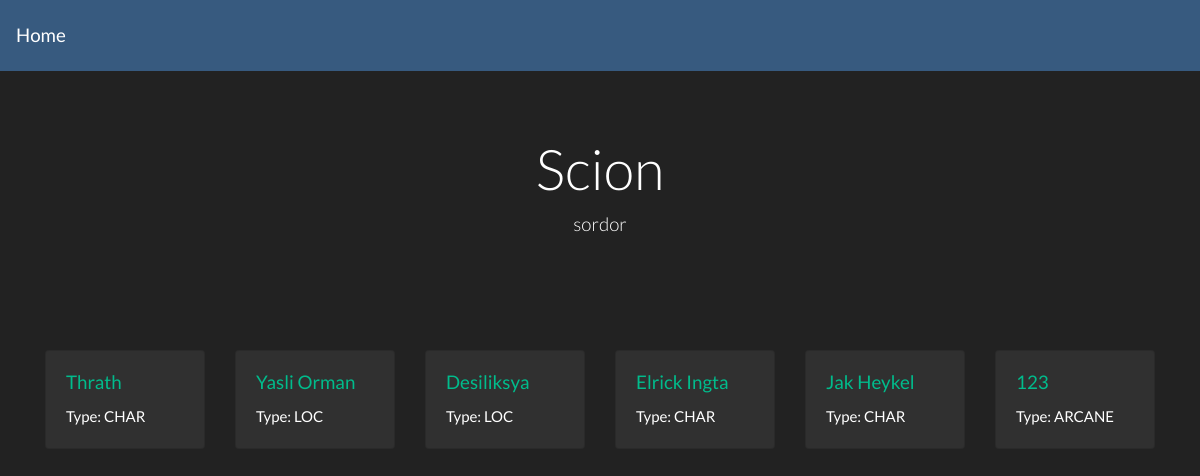
The app's page /campaigns/5/5/known-lores/ (signed in) with its own data.
### mainapp/models.py (models this page shows, shortened)
class Campaign(models.Model):
    name = models.CharField(max_length=100, null=False, unique=True)
    description = models.CharField(max_length=10000, null=False)
    players = models.ManyToManyField(User, related_name="players", blank=True)
    game_master = models.ForeignKey(User, on_delete=models.SET_NULL, null=True, related_name="game_master")
    setting = models.ForeignKey(Setting, on_delete=models.SET_NULL, related_name="setting", null=True, blank=True)

class Lore(models.Model):
    campaign = models.ManyToManyField(Campaign)
    type = models.CharField(max_length=100, null=False, choices=LORE_TYPES)
    title = models.CharField(max_length=100, null=False, unique=True)
    text_level1 = models.TextField(blank=True, null=True)
    text_level2 = models.TextField(blank=True, null=True)
    text_level3 = models.TextField(blank=True, null=True)
    text_level4 = models.TextField(blank=True, null=True)

### mainapp/views.py (the view)
# urls.py: path('campaigns/<int:pk>/<int:charid>/known-lores/', KnownLoresView.as_view(), name='known-lores'),
class KnownLoresView(ListView):
    model = Lore
    template_name = 'lores.html'
    context_object_name = 'lores'
    def get_context_data(self, **kwargs):
        campaign_id = self.kwargs['pk']
        campaign = Campaign.objects.get(id=campaign_id)
        context = super(KnownLoresView, self).get_context_data(**kwargs)
        context['campaign'] = campaign
        return context
    def get_queryset(self):
        char_id = self.kwargs['charid']
        char = Character.objects.get(id=char_id)
        return char.known_lores.all
    @method_decorator(user_passes_test(lambda u: u.is_authenticated))
    def dispatch(self, *args, **kwargs):
        return super(KnownLoresView, self).dispatch(*args, **kwargs)

### mainapp/templates/lores.html (shortened to what this page needs)
{% extends 'campaign-layout.html' %}
{% block campaign_name %} {{ campaign.name }}{% endblock %}
{% block gm_name %} {{ campaign.game_master.username }}{% endblock %}
{% block content %}
    <div class="card-deck" style="margin-top: 15px">
        {% if lores %}
            {% for lore in lores %}
                <div class="card">
                    <div class="card-body">
                        <a href="{% url 'lore-profile' pk=request.resolver_match.kwargs.pk charid=request.resolver_match.kwargs.charid loreid=lore.id %}">
                            <h5 class="
                           card-title">{{ lore.title }}</h5>
                        </a>
                        <p class="card-text">Type: {{ lore.type }}</p>
                    </div>
                </div>
            {% endfor %}
        {% else %}
            <div class="card">
                <div class="card-body">
                    <h5 class="card-title">No lores found :(</h5>
                </div>
            </div>
        {% endif %}
    </div>
{% endblock %}

### records on screen
Campaign: name "Scion", game_master.username "sordor"
Lore: title "Thrath", type "CHAR"
Lore: title "Yasli Orman", type "LOC"
Lore: title "Desiliksya", type "LOC"
Lore: title "Elrick Ingta", type "CHAR"
Lore: title "Jak Heykel", type "CHAR"
Lore: title "123", type "ARCANE"
